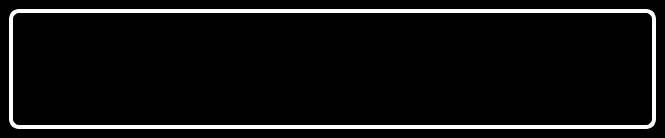
<?xml version="1.0" encoding="UTF-8"?>
<ui version="4.0">
 <class>MainWindow</class>
 <widget class="QMainWindow" name="MainWindow">
  <property name="geometry">
   <rect>
    <x>0</x>
    <y>0</y>
    <width>665</width>
    <height>138</height>
   </rect>
  </property>
  <property name="windowTitle">
   <string>MainWindow</string>
  </property>
  <property name="styleSheet">
   <string notr="true">*{
	
	background-color: rgb(0, 0, 0);
}</string>
  </property>
  <widget class="QWidget" name="centralwidget">
   <layout class="QGridLayout" name="gridLayout">
    <item row="0" column="0">
     <widget class="QWidget" name="borderT" native="true">
      <property name="styleSheet">
       <string notr="true">*{
	border-radius: 10px;
	background-color: rgba(255, 255, 0, 0);
 	border: 4px solid rgb(255, 255, 255);
}</string>
      </property>
     </widget>
    </item>
   </layout>
  </widget>
 </widget>
 <resources/>
 <connections/>
</ui>
